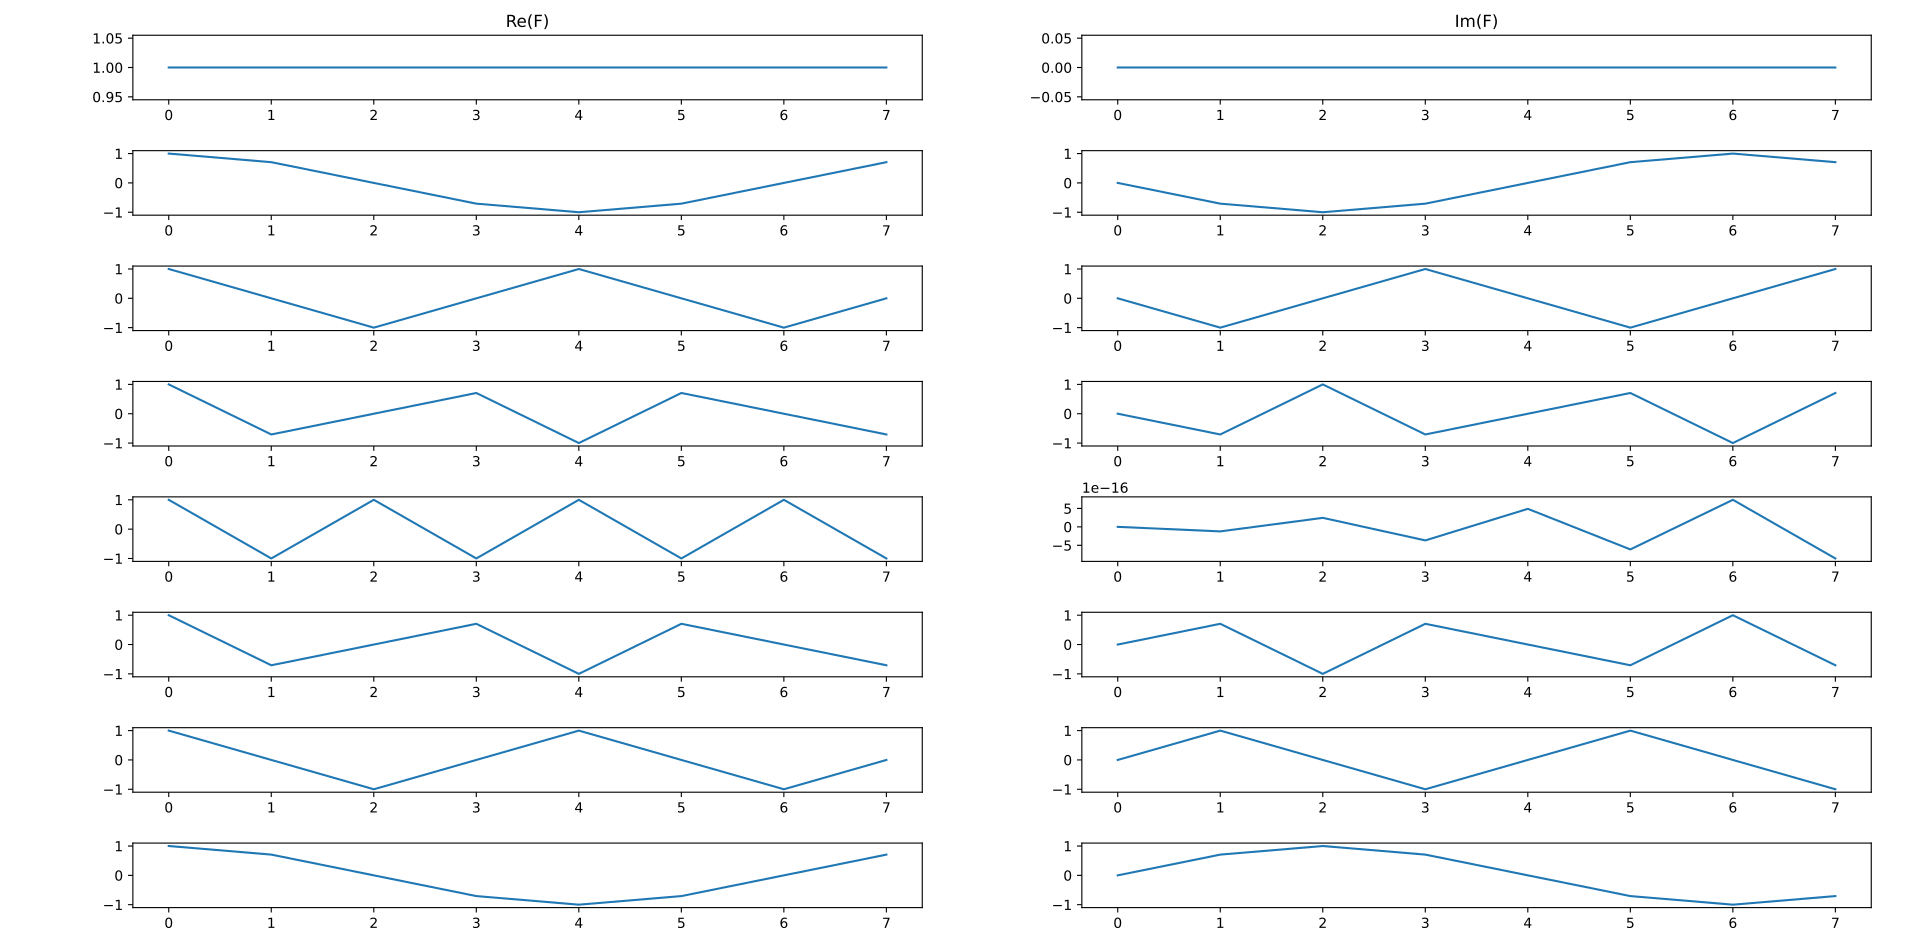

Write the Python code that produced this figure.
import numpy as np
import matplotlib.pyplot as plt

def euler(m, k, n):
    return (np.cos(2 * np.pi * m * k / n) - 1j * np.sin(2 * np.pi * m * k / n))

def dft_component(m, xn):
    sum = 0
    n = len(xn)
    
    for k,x in enumerate(xn):
        sum += x * euler(m, k, n)

    return sum

N = 8
freq = 2

time = np.linspace(0, 1, N)
sig = np.sin(2 * np.pi * time * freq)

F = np.zeros((N,N), dtype=complex)

for m in range(N):
    for k in range(N):
        F[m][k] = euler(m, k, N)

fig, axs = plt.subplots(N, 2, figsize=(8, 10))

for m in range(N):
    axs[m, 0].plot(np.real(F[m, :]))
    axs[m, 1].plot(np.imag(F[m, :]))

axs[0, 0].set_title("Re(F)")
axs[0, 1].set_title("Im(F)")

plt.tight_layout()
plt.show()

FH_F = np.conjugate(F.T) @ F
I = np.eye(N)
is_unitary = np.allclose(FH_F, N * I)
print("F unitara: ", is_unitary)
print("FH * F - N·I =", np.linalg.norm(FH_F - N * I))
